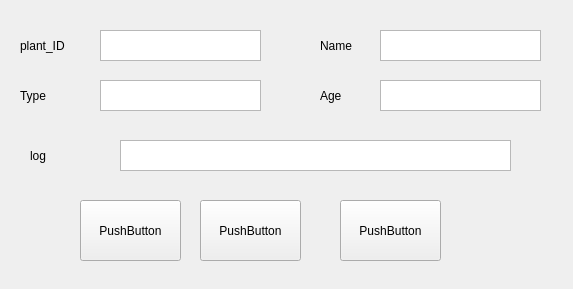
<?xml version="1.0" encoding="UTF-8"?>
<ui version="4.0">
 <class>Form</class>
 <widget class="QWidget" name="Form">
  <property name="geometry">
   <rect>
    <x>0</x>
    <y>0</y>
    <width>573</width>
    <height>289</height>
   </rect>
  </property>
  <property name="windowTitle">
   <string>Form</string>
  </property>
  <widget class="QLabel" name="label">
   <property name="geometry">
    <rect>
     <x>20</x>
     <y>30</y>
     <width>71</width>
     <height>31</height>
    </rect>
   </property>
   <property name="text">
    <string>plant_ID</string>
   </property>
  </widget>
  <widget class="QLabel" name="label_2">
   <property name="geometry">
    <rect>
     <x>320</x>
     <y>30</y>
     <width>71</width>
     <height>31</height>
    </rect>
   </property>
   <property name="text">
    <string>Name</string>
   </property>
  </widget>
  <widget class="QLabel" name="label_3">
   <property name="geometry">
    <rect>
     <x>20</x>
     <y>80</y>
     <width>71</width>
     <height>31</height>
    </rect>
   </property>
   <property name="text">
    <string>Type</string>
   </property>
  </widget>
  <widget class="QLabel" name="label_4">
   <property name="geometry">
    <rect>
     <x>320</x>
     <y>80</y>
     <width>71</width>
     <height>31</height>
    </rect>
   </property>
   <property name="text">
    <string>Age</string>
   </property>
  </widget>
  <widget class="QTextEdit" name="textEdit">
   <property name="geometry">
    <rect>
     <x>100</x>
     <y>30</y>
     <width>161</width>
     <height>31</height>
    </rect>
   </property>
  </widget>
  <widget class="QTextEdit" name="textEdit_2">
   <property name="geometry">
    <rect>
     <x>100</x>
     <y>80</y>
     <width>161</width>
     <height>31</height>
    </rect>
   </property>
  </widget>
  <widget class="QTextEdit" name="textEdit_3">
   <property name="geometry">
    <rect>
     <x>380</x>
     <y>30</y>
     <width>161</width>
     <height>31</height>
    </rect>
   </property>
  </widget>
  <widget class="QTextEdit" name="textEdit_4">
   <property name="geometry">
    <rect>
     <x>380</x>
     <y>80</y>
     <width>161</width>
     <height>31</height>
    </rect>
   </property>
  </widget>
  <widget class="QPushButton" name="pushButton">
   <property name="geometry">
    <rect>
     <x>80</x>
     <y>200</y>
     <width>101</width>
     <height>61</height>
    </rect>
   </property>
   <property name="text">
    <string>PushButton</string>
   </property>
  </widget>
  <widget class="QPushButton" name="pushButton_2">
   <property name="geometry">
    <rect>
     <x>200</x>
     <y>200</y>
     <width>101</width>
     <height>61</height>
    </rect>
   </property>
   <property name="text">
    <string>PushButton</string>
   </property>
  </widget>
  <widget class="QPushButton" name="pushButton_3">
   <property name="geometry">
    <rect>
     <x>340</x>
     <y>200</y>
     <width>101</width>
     <height>61</height>
    </rect>
   </property>
   <property name="text">
    <string>PushButton</string>
   </property>
  </widget>
  <widget class="QTextEdit" name="textEdit_5">
   <property name="geometry">
    <rect>
     <x>120</x>
     <y>140</y>
     <width>391</width>
     <height>31</height>
    </rect>
   </property>
  </widget>
  <widget class="QLabel" name="label_5">
   <property name="geometry">
    <rect>
     <x>30</x>
     <y>140</y>
     <width>71</width>
     <height>31</height>
    </rect>
   </property>
   <property name="text">
    <string>log</string>
   </property>
  </widget>
 </widget>
 <resources/>
 <connections/>
</ui>
